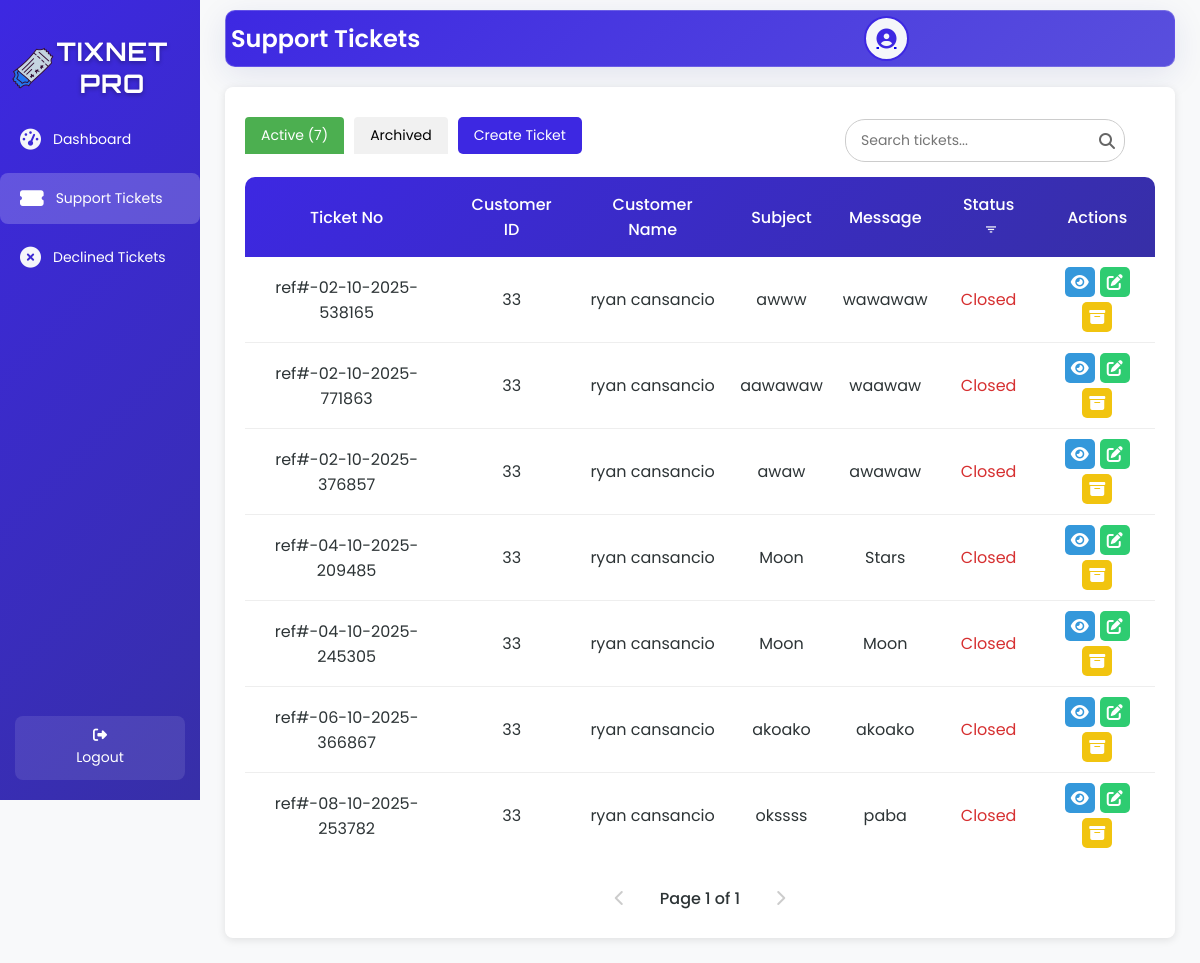
Screenshot of /suppT.php?c_id=33 with the database file from the repository.
### tables this page shows
CREATE TABLE `tbl_supp_tickets` (
  `c_id` int(50) NOT NULL,
  `c_lname` varchar(200) NOT NULL,
  `c_fname` varchar(200) NOT NULL,
  `s_ref` varchar(200) NOT NULL,
  `s_subject` varchar(200) NOT NULL,
  `s_message` varchar(200) NOT NULL,
  `s_status` varchar(200) NOT NULL,
  `id` int(50) NOT NULL,
  `technician_username` varchar(250) NOT NULL
);

### suppT.php (the view, shortened to what this page needs)
<?php
include 'db.php';
$username = $_SESSION['username'] ?? '';
$userId = $_SESSION['userId'] ?? 0;
$userType = $_SESSION['user_type'] ?? '';
$isCustomer = $userType === 'customer';
$avatarFolder = 'Uploads/avatars/';
$avatarIdentifier = $isCustomer ? $userId : $username;
$userAvatar = $avatarFolder . $avatarIdentifier . '.png';
$avatarPath = file_exists($userAvatar) ? $userAvatar . '?' . time() : 'default-avatar.png';
$ticket = null;
$activeTickets = [];
$tab = isset($_GET['tab']) ? $_GET['tab'] : 'active';
$activePage = isset($_GET['active_page']) ? max(1, (int)$_GET['active_page']) : 1;
$ticketsPerPage = 10;
$filterCid = $isCustomer ? $userId : (isset($_GET['c_id']) && is_numeric($_GET['c_id']) && $_GET['c_id'] > 0 ? (int)$_GET['c_id'] : 0);
            ?>
    <?php
$pendingTickets = [];
$totalActiveTickets = 0;
$totalArchivedTickets = 0;
if ($filterCid != 0) {
    $sqlCount = "SELECT s_status, COUNT(*) as count
                 FROM tbl_supp_tickets
                 WHERE c_id = ?
                 GROUP BY s_status";
    $stmt = $conn->prepare($sqlCount);
    if (!$stmt) {
        error_log("Prepare failed: " . $conn->error);
        $error = "Database error.";
    } else {
        $stmt->bind_param("i", $filterCid);
        $stmt->execute();
        $resultCount = $stmt->get_result();
        while ($row = $resultCount->fetch_assoc()) {
            if (strtolower($row['s_status']) === 'archived') {
                $totalArchivedTickets = $row['count'];
            } else {
                $totalActiveTickets += $row['count'];
            }
        }
    }
}
$totalActivePages = ceil($totalActiveTickets / $ticketsPerPage) ?: 1;
$activePage = max(1, min($totalActivePages, $activePage));
$activeOffset = ($activePage - 1) * $ticketsPerPage;
if ($filterCid != 0) {
    if (isset($_GET['id']) && is_numeric($_GET['id']) && $_GET['id'] > 0) {
        $ticketId = (int)$_GET['id'];
        $sql = "SELECT id, c_id, c_fname, c_lname, s_ref, s_subject, s_message, s_status AS status
                FROM tbl_supp_tickets
                WHERE id = ?
                AND c_id = ?
                ORDER BY id ASC";
        $stmt = $conn->prepare($sql);
        if (!$stmt) {
            error_log("Prepare failed: " . $conn->error);
            $error = "Database error.";
        } else {
            $stmt->bind_param("ii", $ticketId, $filterCid);
            $stmt->execute();
            $result = $stmt->get_result();
            if ($result->num_rows > 0) {
                $ticket = $result->fetch_assoc();
            } else {
                $error = "No ticket found with ID $ticketId for customer ID $filterCid.";
            }
            $stmt->close();
        }
    } else {
$sql = "SELECT id, c_id, c_fname, c_lname, s_ref, s_subject, s_message, s_status AS status
        FROM tbl_supp_tickets
        WHERE s_status IN ('Open', 'Closed')
        AND c_id = ?
        ORDER BY id ASC LIMIT ? OFFSET ?";
$stmt = $conn->prepare($sql);
if (!$stmt) {
    error_log("Prepare failed for active tickets: " . $conn->error);
    $_SESSION['error'] = "Error preparing query for active tickets.";
} else {
    $stmt->bind_param("iii", $filterCid, $ticketsPerPage, $activeOffset);
    if ($stmt->execute()) {
        $result = $stmt->get_result();
        while ($row = $result->fetch_assoc()) {
            $activeTickets[] = $row;
        }
    } else {
        error_log("Execute failed for active tickets: " . $stmt->error);
        $_SESSION['error'] = "Error executing query for active tickets.";
    }
}
    }
}
?>
<!DOCTYPE html>
<html lang="en">
<head>
    <link rel="stylesheet" href="https://cdnjs.cloudflare.com/ajax/libs/font-awesome/6.6.0/css/all.min.css">
        <link rel="stylesheet" href="https://unpkg.com/boxicons@2.1.4/css/boxicons.min.css">
    <link rel="stylesheet" href="suppT.css">
</head>
<body>
<div class="wrapper">
    <div class="sidebar">
        <h2><img src="image/logo.png" alt="Tix Net Icon" class="sidebar-icon">TixNet Pro</h2>
        <ul>
        <li><a href="portal.php"><i class="fas fa-tachometer-alt icon"></i> <span>Dashboard</span></a></li>
        <li><a href="suppT.php" class="active"><i class="fas fa-ticket-alt icon"></i> <span>Support Tickets</span></a></li>
        <li><a href="reject_ticket.php"><i class="fas fa-times-circle icon"></i> <span>Declined Tickets</span></a></li>
        </ul>
        <footer>
            <a href="CustomerP.php" class="back-home"><i class="fas fa-sign-out-alt"></i> Logout</a>
        </footer>
    </div>
    <div class="container">
        <div class="upper glass-container">
            <h1>Support Tickets</h1>
            <div class="user-profile">
            <a href="images.php">
    <div class="user-icon">
        <?php
        $cleanAvatarPath = preg_replace('/\?\d+$/', '', $avatarPath);
        if (!empty($avatarPath) && file_exists($cleanAvatarPath)) {
            echo "<img src='" . htmlspecialchars($avatarPath, ENT_QUOTES, 'UTF-8') . "' alt='User Avatar'>";
        } else {
            echo "<i class='fas fa-user-circle'></i>";
        }
        ?>
    </div>
</a>
            </div>
        </div>
        <?php if ($filterCid != 0): ?>
            <div class="table-box <?php echo $tab === 'active' ? 'active' : ''; ?>" id="activeTable">
                <div class="tab-buttons">
                    <button class="tab-btn <?php echo $tab === 'active' ? 'active' : ''; ?>" onclick="showTab('active')" <?php echo !empty($pendingTickets) ? 'disabled' : ''; ?>>Active (<?php echo $totalActiveTickets; ?>)</button>
                    <button class="tab-btn <?php echo $tab === 'archived' ? 'active' : ''; ?>" onclick="showTab('archived')" <?php echo !empty($pendingTickets) ? 'disabled' : ''; ?>>
                        Archived <?php if ($totalArchivedTickets > 0): ?><span class="tab-badge"><?php echo $totalArchivedTickets; ?></span><?php endif; ?>
                    </button>
                    <button type="button" class="create-ticket-btn" onclick="openModal()">Create Ticket</button>
                </div>
                 <div class="search-container">
                <input type="text" class="search-bar" id="searchInput" placeholder="Search tickets..." onkeyup="debouncedSearchTickets()">
                <span class="search-icon"><i class="fas fa-search"></i></span>
                </div>
                <?php if (isset($_GET['id']) && $ticket): ?>
                    <table>
                     <thead>
    <tr>
        <th>Ticket No</th>
        <th>Customer ID</th>
        <th>Customer Name</th>
        <th>Subject</th>
        <th>Message</th>
        <th>Status <button class="filter-btn" onclick="showTypeFilterModal('active')" title="Filter by Type"><i class='bx bx-filter'></i></button></th>
        <th>Actions</th>
    </tr>
</thead>
                        <tbody>
                            <tr>
                                <td><?php echo htmlspecialchars($ticket['s_ref'] ?: '-'); ?></td>
                                <td><?php echo htmlspecialchars($ticket['c_id'] ?: '-'); ?></td>
                                <td><?php echo htmlspecialchars(($ticket['c_fname'] . ' ' . $ticket['c_lname']) ?: 'Unknown'); ?></td>
                                <td><?php echo htmlspecialchars($ticket['s_subject'] ?: '-'); ?></td>
                                <td><?php echo htmlspecialchars($ticket['s_message'] ?: '-'); ?></td>
                                <td class="status-<?php echo strtolower($ticket['status'] ?: 'open'); ?>">
                                    <?php echo htmlspecialchars($ticket['status'] ?: 'Open'); ?>
                                </td>
                                <td class="action-buttons">
                                    <a class="view-btn" onclick="showViewModal('<?php echo $ticket['id']; ?>', '<?php echo $ticket['c_id']; ?>', '<?php echo addslashes($ticket['c_fname']); ?>', '<?php echo addslashes($ticket['c_lname']); ?>', '<?php echo addslashes($ticket['s_ref']); ?>', '<?php echo addslashes($ticket['s_subject']); ?>', '<?php echo addslashes($ticket['s_message']); ?>', '<?php echo $ticket['status']; ?>', '<?php echo $tab; ?>')" title="View"><i class="fas fa-eye"></i></a>
                                    <?php if ($tab !== 'archived'): ?>
                                        <a class="edit-btn" onclick="openEditModal(<?php echo htmlspecialchars(json_encode($ticket), ENT_QUOTES, 'UTF-8'); ?>)" title="Edit"><i class="fas fa-edit"></i></a>
                                    <?php endif; ?>
                                    <a class="<?php echo $tab === 'archived' ? 'unarchive-btn' : 'archive-btn'; ?>"
                                       onclick="open<?php echo $tab === 'archived' ? 'Unarchive' : 'Archive'; ?>Modal('<?php echo $ticket['id']; ?>', '<?php echo htmlspecialchars(($ticket['c_fname'] . ' ' . $ticket['c_lname']) ?: 'Unknown', ENT_QUOTES, 'UTF-8'); ?>')"
                                       title="<?php echo $tab === 'archived' ? 'Unarchive' : 'Archive'; ?>">
                                        <i class="fas fa-<?php echo $tab === 'archived' ? 'box-open' : 'archive'; ?>"></i>
                                    </a>
                                    <?php if ($tab === 'archived'): ?>
                                        <a class="delete-btn" onclick="openDeleteModal('<?php echo $ticket['id']; ?>', '<?php echo htmlspecialchars(($ticket['c_fname'] . ' ' . $ticket['c_lname']) ?: 'Unknown', ENT_QUOTES, 'UTF-8'); ?>')" title="Delete"><i class="fas fa-trash"></i></a>
                                    <?php endif; ?>
                                </td>
                            </tr>
                        </tbody>
                    </table>
                <?php else: ?>
                    <table>
                 <thead>
    <tr>
        <th>Ticket No</th>
        <th>Customer ID</th>
        <th>Customer Name</th>
        <th>Subject</th>
        <th>Message</th>
        <th>Status <button class="filter-btn" onclick="showTypeFilterModal('active')" title="Filter by Type"><i class='bx bx-filter'></i></button></th>
        <th>Actions</th>
    </tr>
</thead>
                        <tbody id="activeTableBody">
                            <?php if ($activeTickets): ?>
                                <?php foreach ($activeTickets as $row): ?>
                                    <tr>
                                        <td><?php echo htmlspecialchars($row['s_ref'] ?: '-'); ?></td>
                                        <td><?php echo htmlspecialchars($row['c_id'] ?: '-'); ?></td>
                                        <td><?php echo htmlspecialchars(($row['c_fname'] . ' ' . $row['c_lname']) ?: 'Unknown'); ?></td>
                                        <td><?php echo htmlspecialchars($row['s_subject'] ?: '-'); ?></td>
                                        <td><?php echo htmlspecialchars($row['s_message'] ?: '-'); ?></td>
                                        <td class="status-<?php echo strtolower($row['status'] ?: 'open'); ?> status-clickable"
                                            onclick="<?php echo $isCustomer ? 'showStatusRestrictedMessage()' : "openCloseModal('{$row['id']}', '" . htmlspecialchars(($row['c_fname'] . ' ' . $row['c_lname']) ?: 'Unknown', ENT_QUOTES, 'UTF-8') . "')"; ?>">
                                            <?php echo htmlspecialchars($row['status'] ?: 'Open'); ?>
                                        </td>
                                        <td class="action-buttons">
                                            <a class="view-btn" onclick="showViewModal('<?php echo $row['id']; ?>', '<?php echo $row['c_id']; ?>', '<?php echo addslashes($row['c_fname']); ?>', '<?php echo addslashes($row['c_lname']); ?>', '<?php echo addslashes($row['s_ref']); ?>', '<?php echo addslashes($row['s_subject']); ?>', '<?php echo addslashes($row['s_message']); ?>', '<?php echo $row['status']; ?>', '<?php echo $tab; ?>')" title="View"><i class="fas fa-eye"></i></a>
                                            <a class="edit-btn" onclick="openEditModal(<?php echo htmlspecialchars(json_encode($row), ENT_QUOTES, 'UTF-8'); ?>)" title="Edit"><i class="fas fa-edit"></i></a>
                                            <a class="archive-btn"
                                               onclick="openArchiveModal('<?php echo $row['id']; ?>', '<?php echo htmlspecialchars(($row['c_fname'] . ' ' . $row['c_lname']) ?: 'Unknown', ENT_QUOTES, 'UTF-8'); ?>')"
                                               title="Archive">
                                                <i class="fas fa-archive"></i>
                                            </a>
                                        </td>
                                    </tr>
                                <?php endforeach; ?>
                            <?php else: ?>
                                <tr>
                                    <td colspan="7" class="empty-state">No active or unofficially approved tickets found.</td>
                                </tr>
                            <?php endif; ?>
                        </tbody>
                    </table>
                    <div class="pagination" id="activePagination">
                        <?php if ($activePage > 1): ?>
                            <a href="javascript:searchTickets('', <?php echo $activePage - 1; ?>)" class="pagination-link"><i class="fas fa-chevron-left"></i></a>
                        <?php else: ?>
                            <span class="pagination-link disabled"><i class="fas fa-chevron-left"></i></span>
                        <?php endif; ?>
                        <span class="current-page">Page <?php echo $activePage; ?> of <?php echo $totalActivePages; ?></span>
                        <?php if ($activePage < $totalActivePages): ?>
                            <a href="javascript:searchTickets('', <?php echo $activePage + 1; ?>)" class="pagination-link"><i class="fas fa-chevron-right"></i></a>
                        <?php else: ?>
                            <span class="pagination-link disabled"><i class="fas fa-chevron-right"></i></span>
                        <?php endif; ?>
                    </div>
                <?php endif; ?>
            </div>
        <?php endif; ?>
    </div>
</div>
</body>
</html>

### rows the page displays
tbl_supp_tickets: s_ref "ref#-02-10-2025-538165", c "33", c_fname+c_lname "ryan cansancio", s_subject "awww", s_message "wawawaw", s_status "Closed"
tbl_supp_tickets: s_ref "ref#-02-10-2025-771863", c "33", c_fname+c_lname "ryan cansancio", s_subject "aawawaw", s_message "waawaw", s_status "Closed"
tbl_supp_tickets: s_ref "ref#-02-10-2025-376857", c "33", c_fname+c_lname "ryan cansancio", s_subject "awaw", s_message "awawaw", s_status "Closed"
tbl_supp_tickets: s_ref "ref#-04-10-2025-209485", c "33", c_fname+c_lname "ryan cansancio", s_subject "Moon", s_message "Stars", s_status "Closed"
tbl_supp_tickets: s_ref "ref#-04-10-2025-245305", c "33", c_fname+c_lname "ryan cansancio", s_subject "Moon", s_message "Moon", s_status "Closed"
tbl_supp_tickets: s_ref "ref#-06-10-2025-366867", c "33", c_fname+c_lname "ryan cansancio", s_subject "akoako", s_message "akoako", s_status "Closed"
tbl_supp_tickets: s_ref "ref#-08-10-2025-253782", c "33", c_fname+c_lname "ryan cansancio", s_subject "okssss", s_message "paba", s_status "Closed"

### other values shown
$totalActiveTickets "7"
$activePage "1"
$totalActivePages "1"
